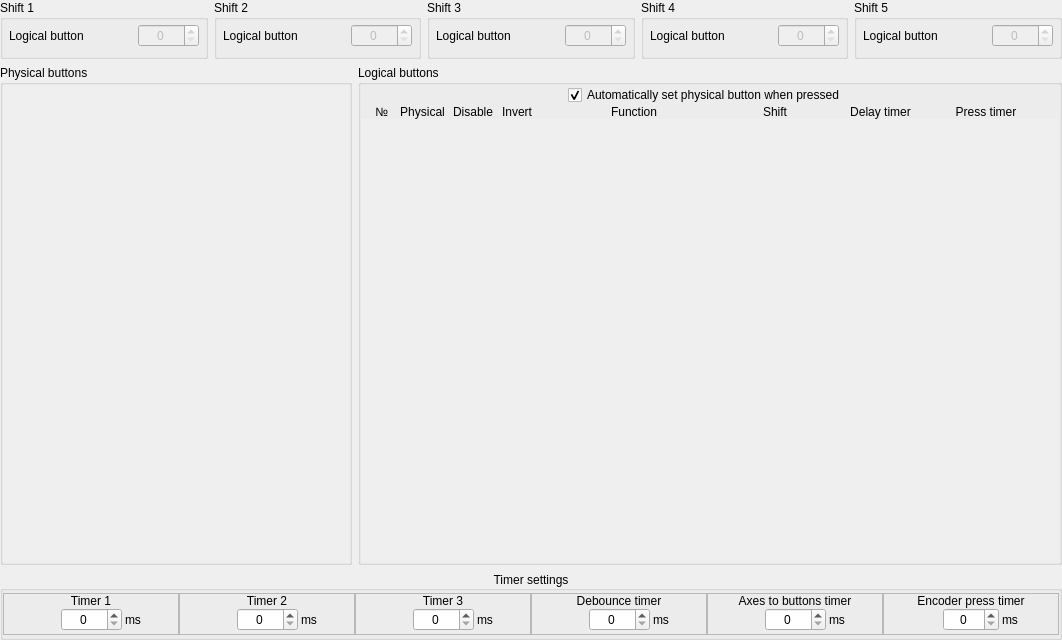
<?xml version="1.0" encoding="UTF-8"?>
<ui version="4.0">
 <class>ButtonConfig</class>
 <widget class="QWidget" name="ButtonConfig">
  <property name="geometry">
   <rect>
    <x>0</x>
    <y>0</y>
    <width>1062</width>
    <height>640</height>
   </rect>
  </property>
  <property name="minimumSize">
   <size>
    <width>0</width>
    <height>25</height>
   </size>
  </property>
  <property name="windowTitle">
   <string>Form</string>
  </property>
  <layout class="QGridLayout" name="gridLayout" rowstretch="1,10,1" columnstretch="5,10">
   <property name="leftMargin">
    <number>0</number>
   </property>
   <property name="topMargin">
    <number>0</number>
   </property>
   <property name="rightMargin">
    <number>0</number>
   </property>
   <property name="bottomMargin">
    <number>0</number>
   </property>
   <item row="0" column="0" colspan="2">
    <layout class="QHBoxLayout" name="horizontalLayout">
     <property name="rightMargin">
      <number>0</number>
     </property>
     <item>
      <widget class="QGroupBox" name="groupBox_Shift1">
       <property name="title">
        <string>Shift 1</string>
       </property>
       <layout class="QHBoxLayout" name="horizontalLayout_3" stretch="2,1">
        <property name="leftMargin">
         <number>6</number>
        </property>
        <property name="topMargin">
         <number>4</number>
        </property>
        <property name="rightMargin">
         <number>6</number>
        </property>
        <item>
         <widget class="QLabel" name="text_shift1_logicalButton">
          <property name="text">
           <string>Logical button</string>
          </property>
         </widget>
        </item>
        <item>
         <widget class="QSpinBox" name="spinBox_Shift1">
          <property name="enabled">
           <bool>false</bool>
          </property>
          <property name="alignment">
           <set>Qt::AlignCenter</set>
          </property>
          <property name="maximum">
           <number>128</number>
          </property>
         </widget>
        </item>
       </layout>
      </widget>
     </item>
     <item>
      <widget class="QGroupBox" name="groupBox_Shift2">
       <property name="title">
        <string>Shift 2</string>
       </property>
       <layout class="QHBoxLayout" name="horizontalLayout_2" stretch="2,1">
        <property name="leftMargin">
         <number>6</number>
        </property>
        <property name="topMargin">
         <number>4</number>
        </property>
        <property name="rightMargin">
         <number>6</number>
        </property>
        <item>
         <widget class="QLabel" name="text_shift2_logicalButton">
          <property name="text">
           <string>Logical button</string>
          </property>
         </widget>
        </item>
        <item>
         <widget class="QSpinBox" name="spinBox_Shift2">
          <property name="enabled">
           <bool>false</bool>
          </property>
          <property name="alignment">
           <set>Qt::AlignCenter</set>
          </property>
          <property name="maximum">
           <number>128</number>
          </property>
         </widget>
        </item>
       </layout>
      </widget>
     </item>
     <item>
      <widget class="QGroupBox" name="groupBox_Shift3">
       <property name="title">
        <string>Shift 3</string>
       </property>
       <layout class="QHBoxLayout" name="horizontalLayout_4" stretch="2,1">
        <property name="leftMargin">
         <number>6</number>
        </property>
        <property name="topMargin">
         <number>4</number>
        </property>
        <property name="rightMargin">
         <number>6</number>
        </property>
        <item>
         <widget class="QLabel" name="text_shift3_logicalButton">
          <property name="text">
           <string>Logical button</string>
          </property>
         </widget>
        </item>
        <item>
         <widget class="QSpinBox" name="spinBox_Shift3">
          <property name="enabled">
           <bool>false</bool>
          </property>
          <property name="alignment">
           <set>Qt::AlignCenter</set>
          </property>
          <property name="maximum">
           <number>128</number>
          </property>
         </widget>
        </item>
       </layout>
      </widget>
     </item>
     <item>
      <widget class="QGroupBox" name="groupBox_Shift4">
       <property name="title">
        <string>Shift 4</string>
       </property>
       <layout class="QHBoxLayout" name="horizontalLayout_5" stretch="2,1">
        <property name="leftMargin">
         <number>6</number>
        </property>
        <property name="topMargin">
         <number>4</number>
        </property>
        <property name="rightMargin">
         <number>6</number>
        </property>
        <item>
         <widget class="QLabel" name="text_shift4_logicalButton">
          <property name="text">
           <string>Logical button</string>
          </property>
         </widget>
        </item>
        <item>
         <widget class="QSpinBox" name="spinBox_Shift4">
          <property name="enabled">
           <bool>false</bool>
          </property>
          <property name="alignment">
           <set>Qt::AlignCenter</set>
          </property>
          <property name="maximum">
           <number>128</number>
          </property>
         </widget>
        </item>
       </layout>
      </widget>
     </item>
     <item>
      <widget class="QGroupBox" name="groupBox_Shift5">
       <property name="title">
        <string>Shift 5</string>
       </property>
       <layout class="QHBoxLayout" name="horizontalLayout_6" stretch="2,1">
        <property name="leftMargin">
         <number>6</number>
        </property>
        <property name="topMargin">
         <number>4</number>
        </property>
        <property name="rightMargin">
         <number>6</number>
        </property>
        <item>
         <widget class="QLabel" name="text_shift5_logicalButton">
          <property name="text">
           <string>Logical button</string>
          </property>
         </widget>
        </item>
        <item>
         <widget class="QSpinBox" name="spinBox_Shift5">
          <property name="enabled">
           <bool>false</bool>
          </property>
          <property name="alignment">
           <set>Qt::AlignCenter</set>
          </property>
          <property name="maximum">
           <number>128</number>
          </property>
         </widget>
        </item>
       </layout>
      </widget>
     </item>
    </layout>
   </item>
   <item row="1" column="1">
    <widget class="QGroupBox" name="groupBox_LogicalButtons">
     <property name="title">
      <string>Logical buttons</string>
     </property>
     <layout class="QGridLayout" name="gridLayout_2" columnstretch="4,6,5,1,5,20,12,12,12,0">
      <property name="leftMargin">
       <number>0</number>
      </property>
      <property name="topMargin">
       <number>0</number>
      </property>
      <property name="rightMargin">
       <number>0</number>
      </property>
      <property name="bottomMargin">
       <number>0</number>
      </property>
      <property name="spacing">
       <number>0</number>
      </property>
      <item row="1" column="6">
       <widget class="QLabel" name="label_4">
        <property name="text">
         <string>Shift</string>
        </property>
        <property name="alignment">
         <set>Qt::AlignBottom|Qt::AlignHCenter</set>
        </property>
       </widget>
      </item>
      <item row="1" column="7">
       <widget class="QLabel" name="label_3">
        <property name="text">
         <string>Delay timer</string>
        </property>
        <property name="alignment">
         <set>Qt::AlignBottom|Qt::AlignHCenter</set>
        </property>
       </widget>
      </item>
      <item row="1" column="8">
       <widget class="QLabel" name="label_2">
        <property name="text">
         <string>Press timer</string>
        </property>
        <property name="alignment">
         <set>Qt::AlignBottom|Qt::AlignHCenter</set>
        </property>
       </widget>
      </item>
      <item row="1" column="1">
       <widget class="QLabel" name="label_8">
        <property name="text">
         <string>Physical</string>
        </property>
        <property name="alignment">
         <set>Qt::AlignBottom|Qt::AlignHCenter</set>
        </property>
       </widget>
      </item>
      <item row="1" column="9">
       <widget class="QLabel" name="label_9">
        <property name="minimumSize">
         <size>
          <width>20</width>
          <height>0</height>
         </size>
        </property>
        <property name="text">
         <string/>
        </property>
       </widget>
      </item>
      <item row="1" column="5">
       <widget class="QLabel" name="label_5">
        <property name="text">
         <string>Function</string>
        </property>
        <property name="alignment">
         <set>Qt::AlignBottom|Qt::AlignHCenter</set>
        </property>
       </widget>
      </item>
      <item row="1" column="4">
       <widget class="QLabel" name="label_6">
        <property name="text">
         <string>Invert</string>
        </property>
        <property name="alignment">
         <set>Qt::AlignBottom|Qt::AlignLeading|Qt::AlignLeft</set>
        </property>
       </widget>
      </item>
      <item row="1" column="3">
       <widget class="QLabel" name="label_10">
        <property name="text">
         <string/>
        </property>
       </widget>
      </item>
      <item row="1" column="0">
       <widget class="QLabel" name="label">
        <property name="text">
         <string notr="true">  №</string>
        </property>
        <property name="alignment">
         <set>Qt::AlignBottom|Qt::AlignHCenter</set>
        </property>
       </widget>
      </item>
      <item row="1" column="2">
       <widget class="QLabel" name="label_7">
        <property name="text">
         <string>Disable</string>
        </property>
        <property name="alignment">
         <set>Qt::AlignBottom|Qt::AlignRight|Qt::AlignTrailing</set>
        </property>
       </widget>
      </item>
      <item row="0" column="0" colspan="10">
       <layout class="QHBoxLayout" name="horizontalLayout_7" stretch="1,0,0,1">
        <property name="spacing">
         <number>0</number>
        </property>
        <property name="leftMargin">
         <number>0</number>
        </property>
        <property name="rightMargin">
         <number>0</number>
        </property>
        <item>
         <spacer name="horizontalSpacer_7">
          <property name="orientation">
           <enum>Qt::Horizontal</enum>
          </property>
          <property name="sizeHint" stdset="0">
           <size>
            <width>40</width>
            <height>20</height>
           </size>
          </property>
         </spacer>
        </item>
        <item>
         <widget class="QCheckBox" name="checkBox_AutoPhysBut">
          <property name="toolTip">
           <string>&lt;html&gt;&lt;head/&gt;&lt;body&gt;&lt;p&gt;Press a physical button for assigning it to a logical one.&lt;/p&gt;&lt;/body&gt;&lt;/html&gt;</string>
          </property>
          <property name="text">
           <string>Automatically set physical button when pressed</string>
          </property>
          <property name="checked">
           <bool>true</bool>
          </property>
         </widget>
        </item>
        <item>
         <widget class="InfoLabel" name="info_AutoPhysBut">
          <property name="toolTip">
           <string>&lt;html&gt;&lt;head/&gt;&lt;body&gt;&lt;p&gt;Press a physical button for assigning it to a logical one.&lt;/p&gt;&lt;/body&gt;&lt;/html&gt;</string>
          </property>
          <property name="text">
           <string/>
          </property>
         </widget>
        </item>
        <item>
         <spacer name="horizontalSpacer_8">
          <property name="orientation">
           <enum>Qt::Horizontal</enum>
          </property>
          <property name="sizeHint" stdset="0">
           <size>
            <width>40</width>
            <height>20</height>
           </size>
          </property>
         </spacer>
        </item>
       </layout>
      </item>
      <item row="2" column="0" colspan="10">
       <widget class="QScrollArea" name="scrollArea_LogButtons">
        <property name="frameShape">
         <enum>QFrame::NoFrame</enum>
        </property>
        <property name="lineWidth">
         <number>0</number>
        </property>
        <property name="widgetResizable">
         <bool>true</bool>
        </property>
        <widget class="QWidget" name="scrollAreaWidgetContents">
         <property name="geometry">
          <rect>
           <x>0</x>
           <y>0</y>
           <width>698</width>
           <height>444</height>
          </rect>
         </property>
         <property name="autoFillBackground">
          <bool>true</bool>
         </property>
         <layout class="QVBoxLayout" name="layoutV_LogicalButton">
          <property name="spacing">
           <number>0</number>
          </property>
          <property name="leftMargin">
           <number>0</number>
          </property>
          <property name="topMargin">
           <number>0</number>
          </property>
          <property name="rightMargin">
           <number>0</number>
          </property>
          <property name="bottomMargin">
           <number>0</number>
          </property>
         </layout>
        </widget>
       </widget>
      </item>
     </layout>
    </widget>
   </item>
   <item row="1" column="0">
    <widget class="QGroupBox" name="groupBox_PhysicalButtons">
     <property name="title">
      <string>Physical buttons</string>
     </property>
     <layout class="QGridLayout" name="gridLayout_4">
      <property name="leftMargin">
       <number>0</number>
      </property>
      <property name="topMargin">
       <number>0</number>
      </property>
      <property name="rightMargin">
       <number>0</number>
      </property>
      <property name="bottomMargin">
       <number>0</number>
      </property>
      <property name="spacing">
       <number>0</number>
      </property>
      <item row="0" column="0">
       <widget class="QScrollArea" name="scrollArea_2">
        <property name="frameShape">
         <enum>QFrame::NoFrame</enum>
        </property>
        <property name="frameShadow">
         <enum>QFrame::Sunken</enum>
        </property>
        <property name="lineWidth">
         <number>0</number>
        </property>
        <property name="widgetResizable">
         <bool>true</bool>
        </property>
        <widget class="QWidget" name="scrollAreaWidgetContents_2">
         <property name="geometry">
          <rect>
           <x>0</x>
           <y>0</y>
           <width>346</width>
           <height>479</height>
          </rect>
         </property>
         <layout class="QGridLayout" name="layoutG_PhysicalButton"/>
        </widget>
       </widget>
      </item>
     </layout>
    </widget>
   </item>
   <item row="2" column="0" colspan="2">
    <widget class="QGroupBox" name="groupBox_TimerSettings">
     <property name="title">
      <string>Timer settings</string>
     </property>
     <property name="alignment">
      <set>Qt::AlignCenter</set>
     </property>
     <layout class="QGridLayout" name="gridLayout_3">
      <property name="leftMargin">
       <number>0</number>
      </property>
      <property name="topMargin">
       <number>2</number>
      </property>
      <property name="rightMargin">
       <number>0</number>
      </property>
      <property name="bottomMargin">
       <number>2</number>
      </property>
      <property name="spacing">
       <number>0</number>
      </property>
      <item row="3" column="0">
       <widget class="QFrame" name="frame">
        <property name="frameShape">
         <enum>QFrame::StyledPanel</enum>
        </property>
        <property name="frameShadow">
         <enum>QFrame::Sunken</enum>
        </property>
        <layout class="QGridLayout" name="gridLayout_5" columnstretch="1,1,1">
         <property name="leftMargin">
          <number>1</number>
         </property>
         <property name="topMargin">
          <number>0</number>
         </property>
         <property name="rightMargin">
          <number>1</number>
         </property>
         <property name="bottomMargin">
          <number>3</number>
         </property>
         <property name="horizontalSpacing">
          <number>3</number>
         </property>
         <property name="verticalSpacing">
          <number>0</number>
         </property>
         <item row="1" column="0">
          <spacer name="horizontalSpacer">
           <property name="orientation">
            <enum>Qt::Horizontal</enum>
           </property>
           <property name="sizeHint" stdset="0">
            <size>
             <width>40</width>
             <height>20</height>
            </size>
           </property>
          </spacer>
         </item>
         <item row="1" column="1">
          <widget class="QSpinBox" name="spinBox_Timer1">
           <property name="maximumSize">
            <size>
             <width>70</width>
             <height>16777215</height>
            </size>
           </property>
           <property name="alignment">
            <set>Qt::AlignCenter</set>
           </property>
           <property name="maximum">
            <number>65535</number>
           </property>
          </widget>
         </item>
         <item row="0" column="0" colspan="3">
          <widget class="QLabel" name="text_timer1">
           <property name="text">
            <string>Timer 1</string>
           </property>
           <property name="alignment">
            <set>Qt::AlignCenter</set>
           </property>
          </widget>
         </item>
         <item row="1" column="2">
          <widget class="QLabel" name="text_ms">
           <property name="sizePolicy">
            <sizepolicy hsizetype="Minimum" vsizetype="Preferred">
             <horstretch>0</horstretch>
             <verstretch>0</verstretch>
            </sizepolicy>
           </property>
           <property name="text">
            <string>ms</string>
           </property>
          </widget>
         </item>
        </layout>
       </widget>
      </item>
      <item row="3" column="1">
       <widget class="QFrame" name="frame_2">
        <property name="frameShape">
         <enum>QFrame::StyledPanel</enum>
        </property>
        <property name="frameShadow">
         <enum>QFrame::Sunken</enum>
        </property>
        <layout class="QGridLayout" name="gridLayout_6" columnstretch="1,1,1">
         <property name="leftMargin">
          <number>1</number>
         </property>
         <property name="topMargin">
          <number>0</number>
         </property>
         <property name="rightMargin">
          <number>1</number>
         </property>
         <property name="bottomMargin">
          <number>3</number>
         </property>
         <property name="horizontalSpacing">
          <number>3</number>
         </property>
         <property name="verticalSpacing">
          <number>0</number>
         </property>
         <item row="1" column="0">
          <spacer name="horizontalSpacer_2">
           <property name="orientation">
            <enum>Qt::Horizontal</enum>
           </property>
           <property name="sizeHint" stdset="0">
            <size>
             <width>40</width>
             <height>20</height>
            </size>
           </property>
          </spacer>
         </item>
         <item row="1" column="1">
          <widget class="QSpinBox" name="spinBox_Timer2">
           <property name="maximumSize">
            <size>
             <width>70</width>
             <height>16777215</height>
            </size>
           </property>
           <property name="alignment">
            <set>Qt::AlignCenter</set>
           </property>
           <property name="maximum">
            <number>65535</number>
           </property>
          </widget>
         </item>
         <item row="0" column="0" colspan="3">
          <widget class="QLabel" name="text_timer2">
           <property name="text">
            <string>Timer 2</string>
           </property>
           <property name="alignment">
            <set>Qt::AlignCenter</set>
           </property>
          </widget>
         </item>
         <item row="1" column="2">
          <widget class="QLabel" name="text_ms_2">
           <property name="text">
            <string>ms</string>
           </property>
          </widget>
         </item>
        </layout>
       </widget>
      </item>
      <item row="3" column="2">
       <widget class="QFrame" name="frame_3">
        <property name="frameShape">
         <enum>QFrame::StyledPanel</enum>
        </property>
        <property name="frameShadow">
         <enum>QFrame::Sunken</enum>
        </property>
        <layout class="QGridLayout" name="gridLayout_7" columnstretch="1,1,1">
         <property name="leftMargin">
          <number>1</number>
         </property>
         <property name="topMargin">
          <number>0</number>
         </property>
         <property name="rightMargin">
          <number>1</number>
         </property>
         <property name="bottomMargin">
          <number>3</number>
         </property>
         <property name="horizontalSpacing">
          <number>3</number>
         </property>
         <property name="verticalSpacing">
          <number>0</number>
         </property>
         <item row="1" column="1">
          <widget class="QSpinBox" name="spinBox_Timer3">
           <property name="maximumSize">
            <size>
             <width>70</width>
             <height>16777215</height>
            </size>
           </property>
           <property name="alignment">
            <set>Qt::AlignCenter</set>
           </property>
           <property name="maximum">
            <number>65535</number>
           </property>
          </widget>
         </item>
         <item row="1" column="0">
          <spacer name="horizontalSpacer_3">
           <property name="orientation">
            <enum>Qt::Horizontal</enum>
           </property>
           <property name="sizeHint" stdset="0">
            <size>
             <width>40</width>
             <height>20</height>
            </size>
           </property>
          </spacer>
         </item>
         <item row="0" column="0" colspan="3">
          <widget class="QLabel" name="text_timer3">
           <property name="text">
            <string>Timer 3</string>
           </property>
           <property name="alignment">
            <set>Qt::AlignCenter</set>
           </property>
          </widget>
         </item>
         <item row="1" column="2">
          <widget class="QLabel" name="text_ms_3">
           <property name="text">
            <string>ms</string>
           </property>
          </widget>
         </item>
        </layout>
       </widget>
      </item>
      <item row="3" column="3">
       <widget class="QFrame" name="frame_4">
        <property name="frameShape">
         <enum>QFrame::StyledPanel</enum>
        </property>
        <property name="frameShadow">
         <enum>QFrame::Sunken</enum>
        </property>
        <layout class="QGridLayout" name="gridLayout_8" columnstretch="1,1,1">
         <property name="leftMargin">
          <number>1</number>
         </property>
         <property name="topMargin">
          <number>0</number>
         </property>
         <property name="rightMargin">
          <number>1</number>
         </property>
         <property name="bottomMargin">
          <number>3</number>
         </property>
         <property name="horizontalSpacing">
          <number>3</number>
         </property>
         <property name="verticalSpacing">
          <number>0</number>
         </property>
         <item row="1" column="1">
          <widget class="QSpinBox" name="spinBox_DebounceTimer">
           <property name="maximumSize">
            <size>
             <width>70</width>
             <height>16777215</height>
            </size>
           </property>
           <property name="alignment">
            <set>Qt::AlignCenter</set>
           </property>
           <property name="maximum">
            <number>65535</number>
           </property>
          </widget>
         </item>
         <item row="1" column="0">
          <spacer name="horizontalSpacer_4">
           <property name="orientation">
            <enum>Qt::Horizontal</enum>
           </property>
           <property name="sizeHint" stdset="0">
            <size>
             <width>40</width>
             <height>20</height>
            </size>
           </property>
          </spacer>
         </item>
         <item row="0" column="0" colspan="3">
          <widget class="QLabel" name="text_debounceTimer">
           <property name="text">
            <string>Debounce timer</string>
           </property>
           <property name="alignment">
            <set>Qt::AlignCenter</set>
           </property>
          </widget>
         </item>
         <item row="1" column="2">
          <widget class="QLabel" name="text_ms_4">
           <property name="text">
            <string>ms</string>
           </property>
          </widget>
         </item>
        </layout>
       </widget>
      </item>
      <item row="3" column="4">
       <widget class="QFrame" name="frame_6">
        <property name="frameShape">
         <enum>QFrame::StyledPanel</enum>
        </property>
        <property name="frameShadow">
         <enum>QFrame::Raised</enum>
        </property>
        <layout class="QGridLayout" name="gridLayout_9" columnstretch="1,1,1">
         <property name="leftMargin">
          <number>1</number>
         </property>
         <property name="topMargin">
          <number>0</number>
         </property>
         <property name="rightMargin">
          <number>1</number>
         </property>
         <property name="bottomMargin">
          <number>3</number>
         </property>
         <property name="horizontalSpacing">
          <number>3</number>
         </property>
         <property name="verticalSpacing">
          <number>0</number>
         </property>
         <item row="1" column="0">
          <spacer name="horizontalSpacer_5">
           <property name="orientation">
            <enum>Qt::Horizontal</enum>
           </property>
           <property name="sizeHint" stdset="0">
            <size>
             <width>40</width>
             <height>20</height>
            </size>
           </property>
          </spacer>
         </item>
         <item row="1" column="1">
          <widget class="QSpinBox" name="spinBox_A2bDebounce">
           <property name="maximumSize">
            <size>
             <width>70</width>
             <height>16777215</height>
            </size>
           </property>
           <property name="alignment">
            <set>Qt::AlignCenter</set>
           </property>
           <property name="maximum">
            <number>65535</number>
           </property>
          </widget>
         </item>
         <item row="0" column="0" colspan="3">
          <widget class="QLabel" name="label_11">
           <property name="text">
            <string>Axes to buttons timer</string>
           </property>
           <property name="alignment">
            <set>Qt::AlignCenter</set>
           </property>
          </widget>
         </item>
         <item row="1" column="2">
          <widget class="QLabel" name="label_12">
           <property name="text">
            <string>ms</string>
           </property>
          </widget>
         </item>
        </layout>
       </widget>
      </item>
      <item row="3" column="5">
       <widget class="QFrame" name="frame_5">
        <property name="frameShape">
         <enum>QFrame::StyledPanel</enum>
        </property>
        <property name="frameShadow">
         <enum>QFrame::Sunken</enum>
        </property>
        <layout class="QGridLayout" name="gridLayout_10" columnstretch="1,1,1">
         <property name="leftMargin">
          <number>1</number>
         </property>
         <property name="topMargin">
          <number>0</number>
         </property>
         <property name="rightMargin">
          <number>1</number>
         </property>
         <property name="bottomMargin">
          <number>3</number>
         </property>
         <property name="horizontalSpacing">
          <number>3</number>
         </property>
         <property name="verticalSpacing">
          <number>0</number>
         </property>
         <item row="1" column="1">
          <widget class="QSpinBox" name="spinBox_EncoderPressTimer">
           <property name="maximumSize">
            <size>
             <width>70</width>
             <height>16777215</height>
            </size>
           </property>
           <property name="alignment">
            <set>Qt::AlignCenter</set>
           </property>
           <property name="maximum">
            <number>255</number>
           </property>
          </widget>
         </item>
         <item row="1" column="0">
          <spacer name="horizontalSpacer_6">
           <property name="orientation">
            <enum>Qt::Horizontal</enum>
           </property>
           <property name="sizeHint" stdset="0">
            <size>
             <width>40</width>
             <height>20</height>
            </size>
           </property>
          </spacer>
         </item>
         <item row="0" column="0" colspan="3">
          <widget class="QLabel" name="text_encoderPressTimer">
           <property name="text">
            <string>Encoder press timer</string>
           </property>
           <property name="alignment">
            <set>Qt::AlignCenter</set>
           </property>
          </widget>
         </item>
         <item row="1" column="2">
          <widget class="QLabel" name="text_ms_5">
           <property name="text">
            <string>ms</string>
           </property>
          </widget>
         </item>
        </layout>
       </widget>
      </item>
     </layout>
    </widget>
   </item>
  </layout>
 </widget>
 <customwidgets>
  <customwidget>
   <class>InfoLabel</class>
   <extends>QLabel</extends>
   <header>infolabel.h</header>
  </customwidget>
 </customwidgets>
 <resources/>
 <connections/>
</ui>
